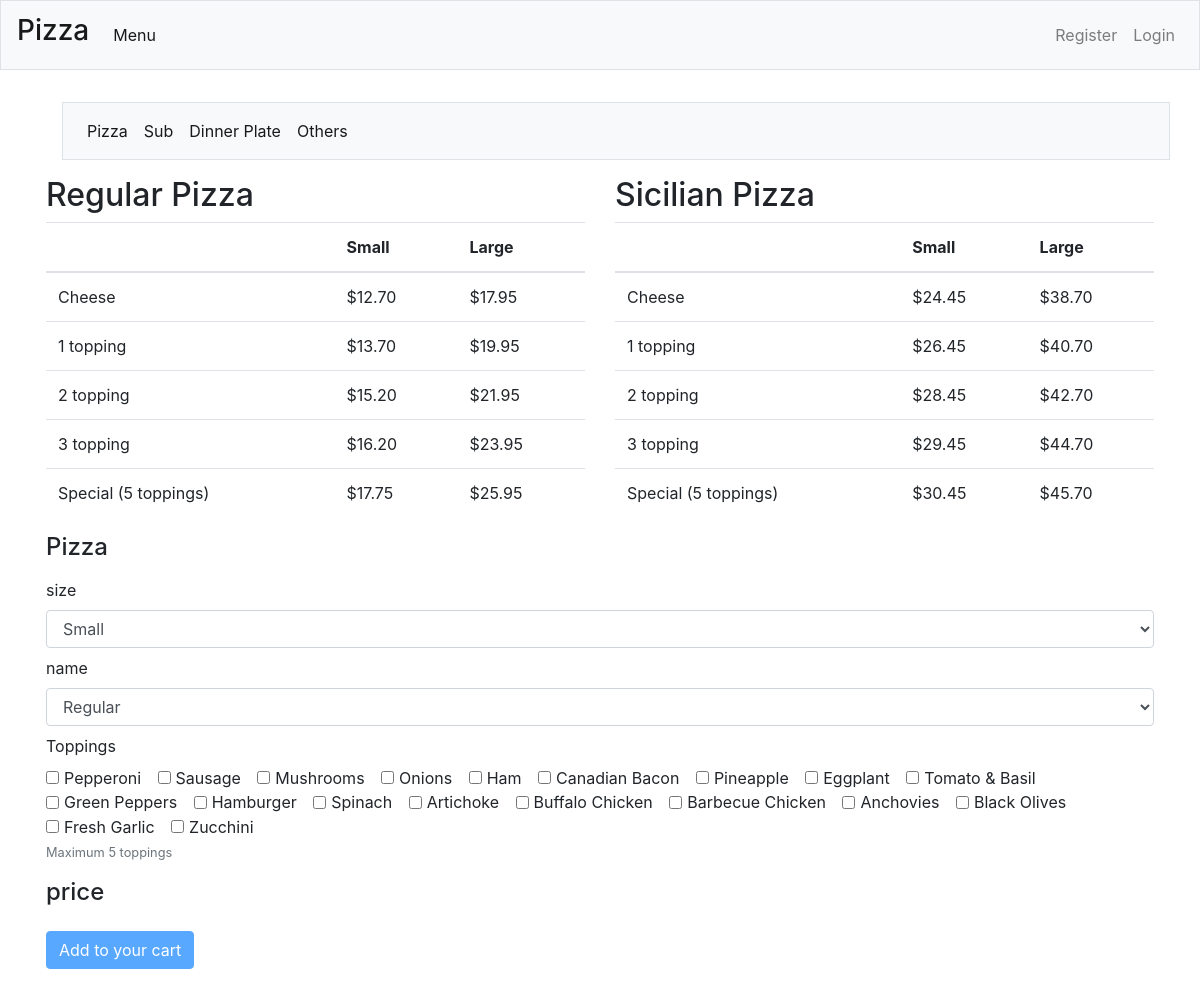
The app's page /pizza/ with its own data.
### orders/models.py (models this page shows, shortened)
class Topping(models.Model):
    name = models.CharField(max_length=20)

### orders/views.py (the view)
# urls.py: path("pizza/", views.pizza, name="pizza"),
def pizza(request):
    context = {
        "user": request.user,
        "pizza": Pizza.objects.all(),
        "topping": Topping.objects.all(),
    }
    return render(request, "orders/pizza.html", context)

### orders/templates/orders/pizza.html (shortened to what this page needs)
{% extends 'orders/layout.html' %} {% block title %} home {% endblock title %}
{% block body %}
	<div class=row>
		<div class="col-12 m-3">{% include "orders/m_nav.html" %}</div>
	</div>
	<div class="row">
		<div class="col-md-6 col-sm-12">
		<h2>Regular Pizza</h2>
		<table class="table">
			<thead>
				<tr>
				<th scope="col"></th>
				<th scope="col">Small</th>
				<th scope="col">Large</th>
				</tr>
			</thead>
			<tbody>
				<tr>
				<td>Cheese</td>
				<td>$12.70</td>
				<td>$17.95</td>
				</tr>
				<tr>
				<td>1 topping</td>
				<td>$13.70</td>
				<td>$19.95</td>
				</tr>
				<tr>
				<td>2 topping</td>
				<td>$15.20</td>
				<td>$21.95</td>
				</tr>
				<tr>
				<td>3 topping</td>
				<td>$16.20</td>
				<td>$23.95</td>
				</tr>
				<tr>
				<td>Special (5 toppings)</td>
				<td>$17.75</td>
				<td>$25.95</td>
				</tr>
			</tbody>
		</table>
		</div>
		<div class="col-md-6 col-sm-12">
		<h2>Sicilian Pizza</h2>
		<table class="table">
			<thead>
				<tr>
				<th scope="col"></th>
				<th scope="col">Small</th>
				<th scope="col">Large</th>
				</tr>
			</thead>
			<tbody>
				<tr>
				<td>Cheese</td>
				<td>$24.45</td>
				<td>$38.70</td>
				</tr>
				<tr>
				<td>1 topping</td>
				<td>$26.45</td>
				<td>$40.70</td>
				</tr>
				<tr>
				<td>2 topping</td>
				<td>$28.45</td>
				<td>$42.70</td>
				</tr>
				<tr>
				<td>3 topping</td>
				<td>$29.45</td>
				<td>$44.70</td>
				</tr>
				<tr>
				<td>Special (5 toppings)</td>
				<td>$30.45</td>
				<td>$45.70</td>
				</tr>
			</tbody>
		</table>
		</div>
	</div>
	<div class="row">
		<div class="col-sm">
			<form method="post" action="{% url 'additem' %}">
			<h4>Pizza</h4>
			<label class="mt-2" for="pizza_size">size</label>
			<select class="form-control" id="pizza_size" name="pizza_size" onchange="pizza_price_render()" required>
				<option value="S">Small</option>
			</select>
			<label class="mt-2" for="pizza_style">name</label>
			<select class="form-control" id="pizza_style" name="pizza_style" onchange="pizza_price_render()" required>
				{% for p in pizza %}
					{% if p.size != 'L' %}
						<option value="{{ p.style }}">{{ p.style}}</option>
					{% endif %}
				{% endfor %}
			</select>
			<label class="mt-2">Toppings</label>
			<div id="topping_box">
				{% for t in topping %}
					<div class="form-check form-check-inline">
						<input
						class="topping form-check-input"
						type="checkbox"
						onclick="add_t()"
						name="topping"
						id="{{ t.name }}"
						value="{{ t.name }}"
						>
						<label class="form-check-label" for="{{ t.name }}">{{t.name}}</label>
					</div>
				{% endfor %}
				<small id="extraHelp" class="form-text text-muted">Maximum 5 toppings</small>
			</div>
			<h4 class="mt-3" for="pizza_price">price</h4>
			<button type="submit" id="pizza_button" class="btn btn-primary mt-3" disabled>Add to your cart</button>
			</form>
		</div>
	</div>
{% endblock body %}

### records on screen
Topping: name "Pepperoni"
Topping: name "Sausage"
Topping: name "Mushrooms"
Topping: name "Onions"
Topping: name "Ham"
Topping: name "Canadian Bacon"
Topping: name "Pineapple"
Topping: name "Eggplant"
Topping: name "Tomato & Basil"
Topping: name "Green Peppers"
Topping: name "Hamburger"
Topping: name "Spinach"
Topping: name "Artichoke"
Topping: name "Buffalo Chicken"
Topping: name "Barbecue Chicken"
Topping: name "Anchovies"
Topping: name "Black Olives"
Topping: name "Fresh Garlic"
Topping: name "Zucchini"

### other values on screen
form field pizza_style "Regular"
